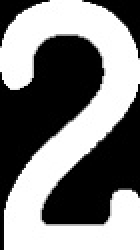
#> input picture templates/Ranks/2.jpg, 70 x 125 px (shown 2 times larger); its folder holds only this picture in this run
$ python -i card.py   (imports and definitions only)
#> lines starting #> are read from the running program, lines starting #| are printed output that depends on the picture; after the words box and inside, x2 and y2 are one past the last pixel; in counts of white or black regions, pixels touching at a corner belong together
#> further down, picture is the input picture: shape (125, 70, 3); min 0, max 255, mean 129.6
import cv2
import os
import numpy as np

# Tweak these based on how small / large the cards are displayed
AREA_FLOOR = 350
AREA_CELING = 1500

# for blurry / unfocused camera
# [4 lines left out: function sharpen_image, not called in this run]

# preprocesses image for processing
def preprocess_image(image):
    gray_image = cv2.cvtColor(image, cv2.COLOR_BGR2GRAY)
    blur_image = cv2.GaussianBlur(gray_image, (5, 5), 0)
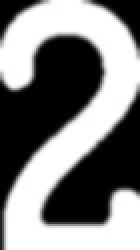
#> blur_image: shape (125, 70) (shown 2 times larger); min 0, max 255, mean 129.9

    # converts the gray and blurred image into a binary image (black and white only)
    # uses OTSU method, which automatically tunes the threshold
    _, thresh = cv2.threshold(blur_image, 80, 255, cv2.THRESH_BINARY_INV)
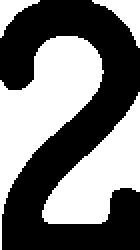
#> thresh: shape (125, 70) (shown 2 times larger); 46.5% white; 4 white regions, box (x1, y1, x2, y2) and area: (0, 18, 52, 125) 2165, (21, 46, 70, 112) 1529, (46, 0, 70, 24) 221, (0, 0, 20, 19) 151
    return thresh

# [153 lines left out: functions create_box_contour, find_cards, load_templates, extract_image, find_best_match, resize_card_image, not called in this run]

>>> import cv2
>>> picture = cv2.imread('templates/Ranks/2.jpg')
>>> result = preprocess_image(picture)

$ run again, on templates/Ranks/3.jpg
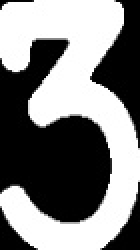
#> input picture templates/Ranks/3.jpg, 70 x 125 px (shown 2 times larger)
#> picture is the input picture: shape (125, 70, 3); min 0, max 255, mean 129.7
#> in preprocess_image, `blur_image = cv2.GaussianBlur(gray_image, (5, 5), 0)`:
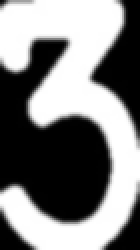
#> blur_image: shape (125, 70) (shown 2 times larger); min 0, max 255, mean 130.1
#> in preprocess_image, `_, thresh = cv2.threshold(blur_image, 80, 255, cv2.THRESH_BINARY_INV)`:
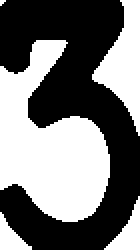
#> thresh: shape (125, 70) (shown 2 times larger); 46.5% white; 5 white regions (1 under 20 px), largest, box (x1, y1, x2, y2) and area: (0, 20, 55, 111) 2928, (46, 0, 70, 68) 781, (52, 98, 70, 125) 208, (0, 106, 16, 125) 146

$ run again, on templates/Ranks/4.jpg
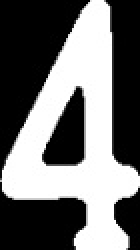
#> input picture templates/Ranks/4.jpg, 70 x 125 px (shown 2 times larger)
#> picture is the input picture: shape (125, 70, 3); min 0, max 255, mean 112.1
#> in preprocess_image, `blur_image = cv2.GaussianBlur(gray_image, (5, 5), 0)`:
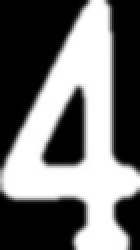
#> blur_image: shape (125, 70) (shown 2 times larger); min 0, max 255, mean 112.2
#> in preprocess_image, `_, thresh = cv2.threshold(blur_image, 80, 255, cv2.THRESH_BINARY_INV)`:
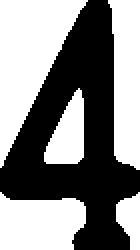
#> thresh: shape (125, 70) (shown 2 times larger); 53.2% white; 1 black region, box (x1, y1, x2, y2) and area: (0, 0, 70, 125) 4091

$ run again, on templates/Ranks/5.jpg
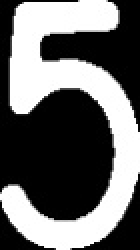
#> input picture templates/Ranks/5.jpg, 70 x 125 px (shown 2 times larger)
#> picture is the input picture: shape (125, 70, 3); min 0, max 255, mean 107.6
#> in preprocess_image, `blur_image = cv2.GaussianBlur(gray_image, (5, 5), 0)`:
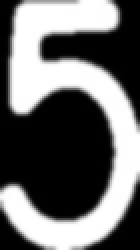
#> blur_image: shape (125, 70) (shown 2 times larger); min 0, max 255, mean 108.2
#> in preprocess_image, `_, thresh = cv2.threshold(blur_image, 80, 255, cv2.THRESH_BINARY_INV)`:
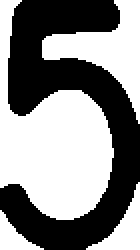
#> thresh: shape (125, 70) (shown 2 times larger); 54.4% white; 1 black region, box (x1, y1, x2, y2) and area: (0, 0, 70, 125) 3991
